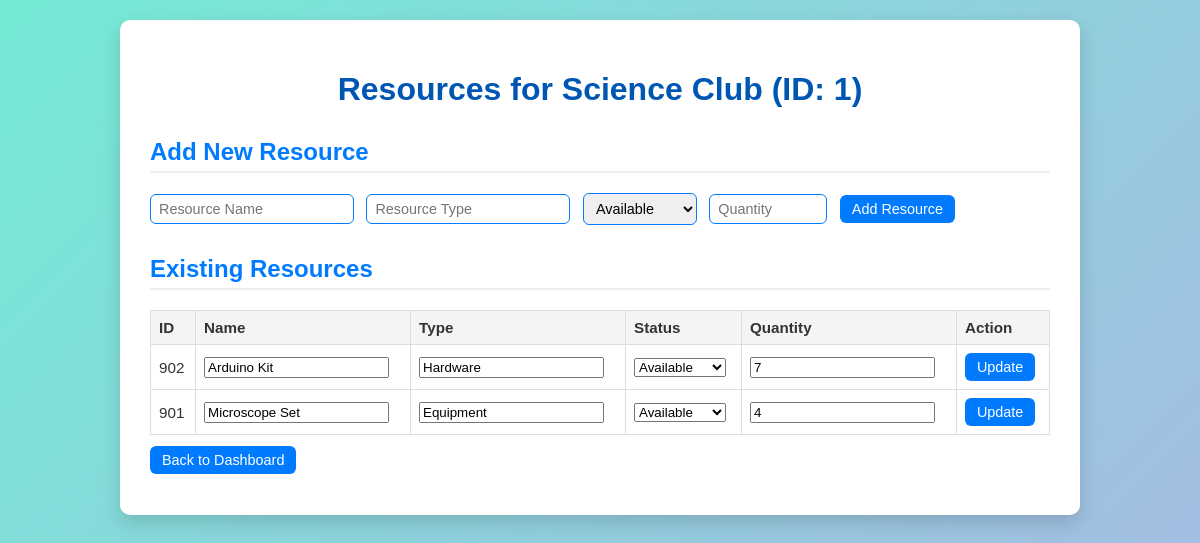
Page /resources.php?club_id=1 (signed in) on the committed database.
### tables this page shows
CREATE TABLE `clubs` (
  `club_id` int(11) NOT NULL,
  `club_name` varchar(100) NOT NULL,
  `registration_date` date NOT NULL,
  `status` varchar(20) NOT NULL
);

CREATE TABLE `resources` (
  `resource_id` int(11) NOT NULL,
  `club_id` int(11) DEFAULT NULL,
  `resource_name` varchar(20) NOT NULL,
  `resource_type` varchar(50) DEFAULT NULL,
  `availability_status` varchar(20) NOT NULL,
  `quantity` int(11) DEFAULT 0
);

### resources.php (the view, shortened to what this page needs)
<?php
include 'connection.php';
$club_id = intval($_GET['club_id']);
$club_res = mysqli_query($conn, "SELECT club_name FROM clubs WHERE club_id = $club_id");
if ($club_res && mysqli_num_rows($club_res) > 0) {
    $club_row = mysqli_fetch_assoc($club_res);
    $club_name = $club_row['club_name'];
} else {
    die("Club not found.");
}
$resources = [];
$res = mysqli_query($conn, "SELECT * FROM resources WHERE club_id=$club_id ORDER BY resource_name ASC");
if ($res) {
    while ($row = mysqli_fetch_assoc($res)) {
        $resources[] = $row;
    }
}
?>
<!DOCTYPE html>
<html lang="en">
<head>
</head>
<body>
<div class="container">
    <h1>Resources for <?php echo htmlspecialchars($club_name); ?> (ID: <?php echo htmlspecialchars($club_id); ?>)</h1>
    <h2>Add New Resource</h2>
    <form method="POST">
        <input type="text" name="resource_name" placeholder="Resource Name" required>
        <input type="text" name="resource_type" placeholder="Resource Type" required>
        <select name="availability_status">
            <option value="Available">Available</option>
        </select>
        <input type="number" name="quantity" placeholder="Quantity" min="1" required>
        <button type="submit" class="action-btn">Add Resource</button>
    </form>
    <h2>Existing Resources</h2>
    <?php if (!empty($resources)): ?>
        <table>
            <thead>
                <tr>
                    <th>ID</th>
                    <th>Name</th>
                    <th>Type</th>
                    <th>Status</th>
                    <th>Quantity</th>
                    <th>Action</th>
                </tr>
            </thead>
            <tbody>
                <?php foreach ($resources as $r): ?>
                    <tr>
                        <form method="post">
                            <td><?php echo htmlspecialchars($r['resource_id']); ?></td>
                            <td>
                                <input type="text" name="resource_name" value="<?php echo htmlspecialchars($r['resource_name']); ?>" required>
                            </td>
                            <td>
                                <input type="text" name="resource_type" value="<?php echo htmlspecialchars($r['resource_type']); ?>" required>
                            </td>
                            <td>
                                <select name="availability_status">
                                    <option value="Available" <?php if($r['availability_status']=='Available') echo 'selected'; ?>>Available</option>
                                </select>
                            </td>
                            <td>
                                <input type="number" name="quantity" value="<?php echo htmlspecialchars($r['quantity']); ?>" min="1" required>
                            </td>
                            <td>
                                <button type="submit" name="update_resource_id" value="<?php echo $r['resource_id']; ?>" class="action-btn">Update</button>
                            </td>
                        </form>
                    </tr>
                <?php endforeach; ?>
            </tbody>
        </table>
    <?php else: ?>
        <p>No resources added yet.</p>
    <?php endif; ?>
    <p>
        <a href="member_dashboard.php" class="action-btn" style="text-decoration:none;">Back to Dashboard</a>
    </p>
</div>
</body>
</html>

### resources.php (style rules this page uses)
body { font-family: Arial, sans-serif; background: linear-gradient(135deg, #74ebd5 0%, #ACB6E5 100%); margin: 0; padding: 20px; color: #333; min-height: 100vh; }
.container { background: white; border-radius: 10px; padding: 30px; max-width: 900px; margin: auto; box-shadow: 0 8px 20px rgba(0,0,0,0.15); }
h1 { text-align: center; color: #0056b3; margin-bottom: 20px; }
h2 { color: #007BFF; border-bottom: 2px solid #eee; padding-bottom: 5px; margin-top: 30px; }
table { width: 100%; border-collapse: collapse; margin-top: 15px; }
th, td { border: 1px solid #ddd; padding: 8px; font-size: 0.95rem; }
th { background-color: #f4f4f4; text-align: left; }
.action-btn { background-color: #007BFF; color: white; border: none; border-radius: 6px; padding: 6px 12px; font-size: 0.9rem; cursor: pointer; transition: background-color 0.3s ease; text-decoration: none; }
form input, form select { padding: 6px 8px; margin-right: 8px; border-radius: 6px; border: 1px solid #007BFF; font-size: 0.9rem; }
form input[type="number"] { width: 100px; }

### rows in the picture
clubs: club_name "Science Club"
resources: resource_id "902", resource_name "Arduino Kit", resource_type "Hardware", availability_status "Available", quantity "7"
resources: resource_id "901", resource_name "Microscope Set", resource_type "Equipment", availability_status "Available", quantity "4"

### other values in the picture
$club_id "1"
